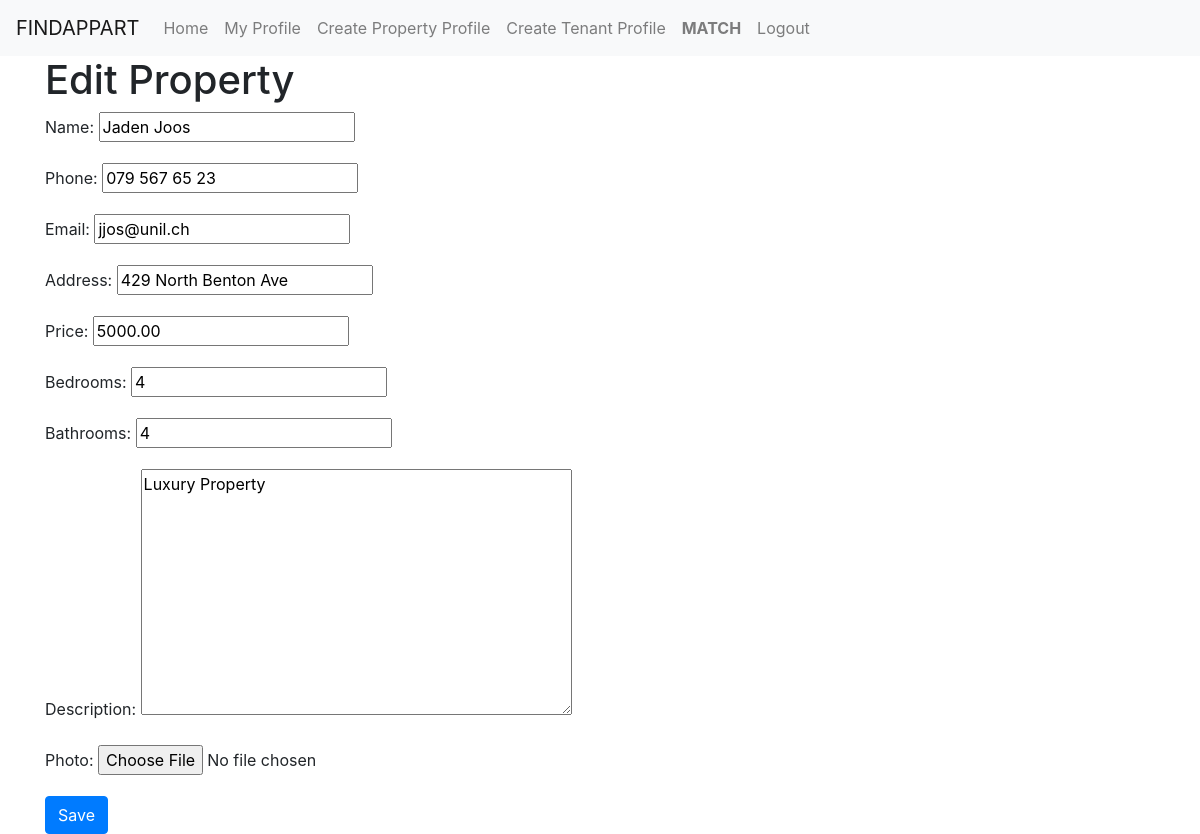
The app's page /property/12/update/ (signed in) with its own data.
### app1/models.py (models this page shows, shortened)
class Property(models.Model):
    user = models.ForeignKey(User, on_delete=models.CASCADE)
    name = models.CharField(max_length=255, blank=True, null=True)
    phone = models.CharField(max_length=20, blank=True, null=True)
    email = models.EmailField(blank=True, null=True)
    address = models.CharField(max_length=255, blank=True, null=True)
    price = models.DecimalField(max_digits=10, decimal_places=2, blank=True, null=True)
    bedrooms = models.IntegerField(blank=True, null=True)
    bathrooms = models.IntegerField(blank=True, null=True)
    description = models.TextField(blank=True, null=True)
    photo = models.ImageField(upload_to='property_photos', blank=True, null=True)
    objects = models.Manager()

### app1/views.py (the view)
# urls.py: path('property/<int:property_id>/update/', views.property_update, name='property_update'),
@login_required
def property_update(request, property_id):
    property = get_object_or_404(Property, id=property_id)
    if request.method == "POST":
        form = PropertyForm(request.POST, instance=property)
        if form.is_valid():
            form.save()
            return redirect('app1:profile')
    else:
        form = PropertyForm(instance=property)
    return render(request, 'app1/property_form.html', {'form': form})

### app1/forms.py
class PropertyForm(forms.ModelForm):
    class Meta:
        model = Property
        exclude = ['user']  # Exclude 'user' field from the form.

### templates/app1/property_form.html (shortened to what this page needs)
{% extends "base.html" %}
{% block content %}
    <h1>{{ form.instance.pk|yesno:'Edit Property, Create your Property profile' }}</h1>
    <form method="post" enctype="multipart/form-data">
        {{ form.as_p }}
        <button type="submit" class="btn btn-primary">Save</button>
    </form>
{% endblock %}

### records on screen
Property: instance.pk "Edit Property", name "Jaden Joos", phone "079 567 65 23", email "jjos@unil.ch", address "429 North Benton Ave", price "5000.00", bedrooms "4", bathrooms "4", description "Luxury Property"
